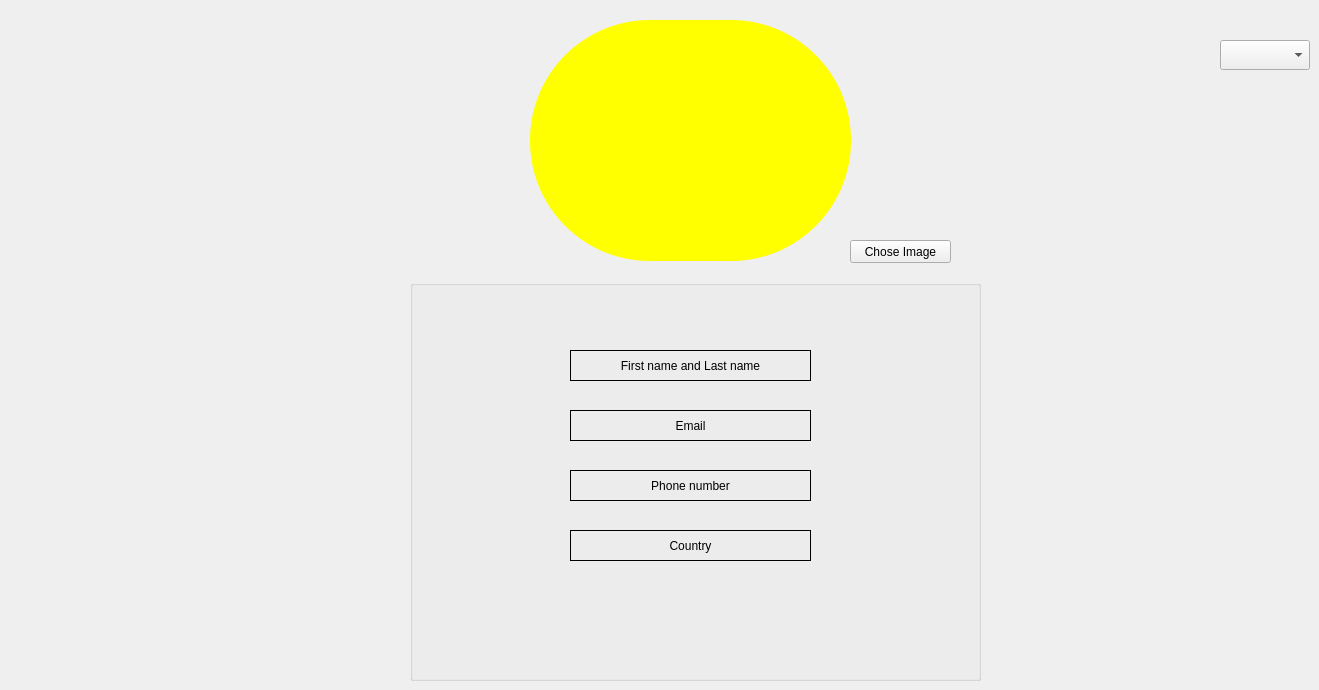
   <widget class="QWidget" name="yourProfilePage">
    <widget class="QGroupBox" name="groupBox">
     <property name="geometry">
      <rect>
       <x>410</x>
       <y>280</y>
       <width>571</width>
       <height>401</height>
      </rect>
     </property>
     <property name="title">
      <string/>
     </property>
     <widget class="QLabel" name="firstLastNameLabel">
      <property name="geometry">
       <rect>
        <x>160</x>
        <y>70</y>
        <width>241</width>
        <height>31</height>
       </rect>
      </property>
      <property name="frameShape">
       <enum>QFrame::Box</enum>
      </property>
      <property name="text">
       <string>First name and Last name</string>
      </property>
      <property name="alignment">
       <set>Qt::AlignCenter</set>
      </property>
     </widget>
     <widget class="QLabel" name="emailLabel">
      <property name="geometry">
       <rect>
        <x>160</x>
        <y>130</y>
        <width>241</width>
        <height>31</height>
       </rect>
      </property>
      <property name="frameShape">
       <enum>QFrame::Box</enum>
      </property>
      <property name="text">
       <string>Email</string>
      </property>
      <property name="alignment">
       <set>Qt::AlignCenter</set>
      </property>
     </widget>
     <widget class="QLabel" name="phoneLabel">
      <property name="geometry">
       <rect>
        <x>160</x>
        <y>190</y>
        <width>241</width>
        <height>31</height>
       </rect>
      </property>
      <property name="frameShape">
       <enum>QFrame::Box</enum>
      </property>
      <property name="text">
       <string>Phone number</string>
      </property>
      <property name="alignment">
       <set>Qt::AlignCenter</set>
      </property>
     </widget>
     <widget class="QLabel" name="countryLabel">
      <property name="geometry">
       <rect>
        <x>160</x>
        <y>250</y>
        <width>241</width>
        <height>31</height>
       </rect>
      </property>
      <property name="frameShape">
       <enum>QFrame::Box</enum>
      </property>
      <property name="text">
       <string>Country</string>
      </property>
      <property name="alignment">
       <set>Qt::AlignCenter</set>
      </property>
     </widget>
    </widget>
    <widget class="QLabel" name="profilePictureLabel">
     <property name="geometry">
      <rect>
       <x>530</x>
       <y>20</y>
       <width>321</width>
       <height>241</height>
      </rect>
     </property>
     <property name="styleSheet">
      <string notr="true">
            background-color: rgb(255, 255, 0);
            border-radius:120px;
          </string>
     </property>
     <property name="text">
      <string/>
     </property>
    </widget>
    <widget class="QPushButton" name="choseImagePushButton">
     <property name="geometry">
      <rect>
       <x>850</x>
       <y>240</y>
       <width>101</width>
       <height>23</height>
      </rect>
     </property>
     <property name="text">
      <string>Chose Image</string>
     </property>
    </widget>
    <widget class="QComboBox" name="profileOptions">
     <property name="geometry">
      <rect>
       <x>1220</x>
       <y>40</y>
       <width>90</width>
       <height>30</height>
      </rect>
     </property>
     <property name="currentText">
      <string/>
     </property>
    </widget>
   </widget>
